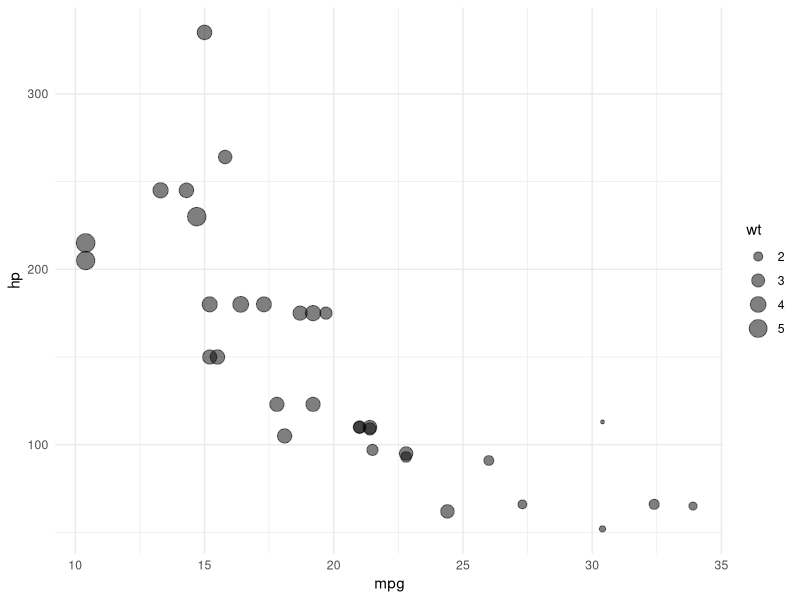

Reproduce this figure in R.
## ---- chunk 1
library(tidyverse)

mtcars |> 
ggplot() +
  geom_point(aes(mpg, hp, size = wt), alpha = 0.5) +
  theme_minimal()

